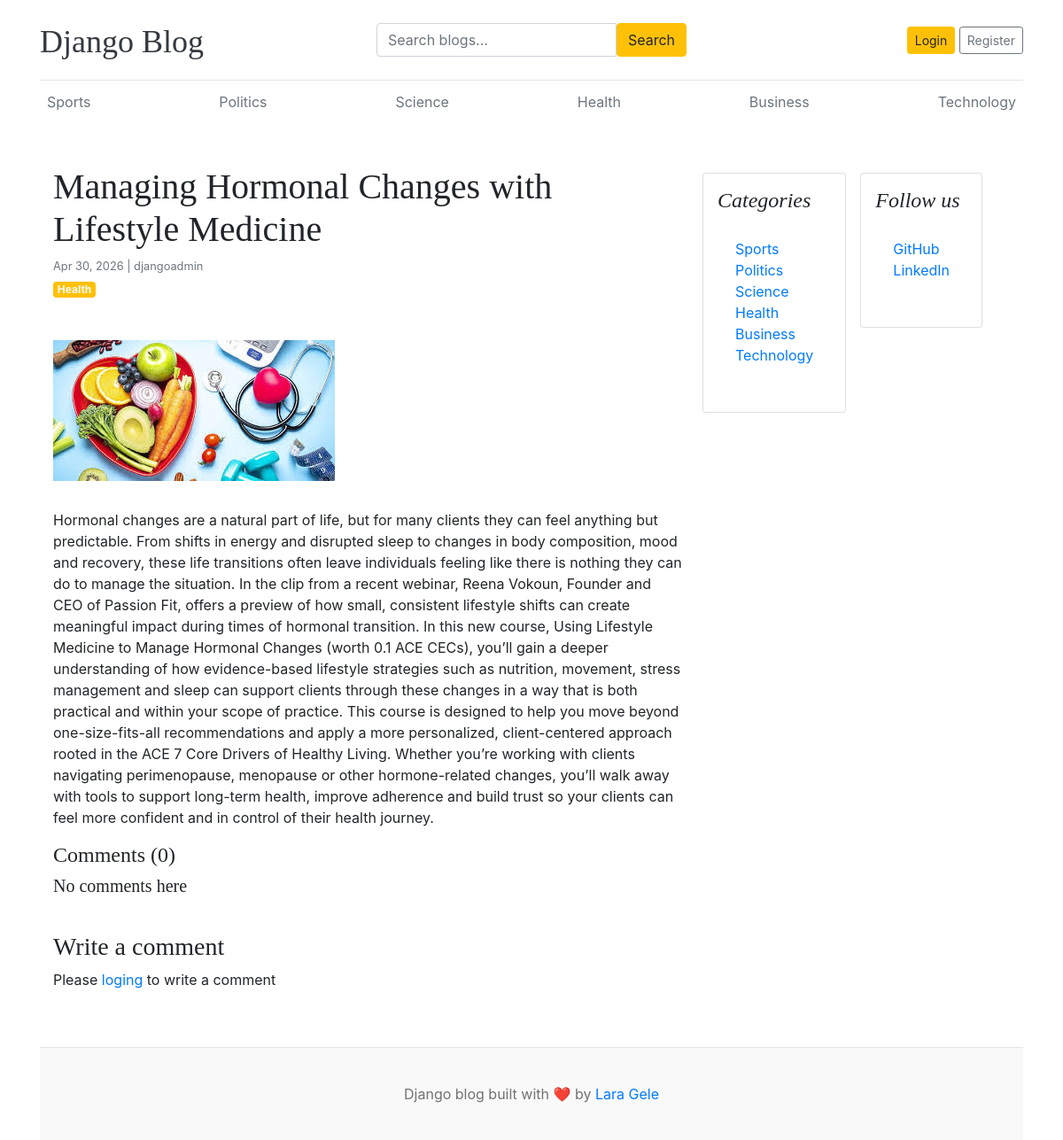
The page /blogs/managing-hormonal-changes-with-lifestyle-medicine/ on the database its author committed.
### blogs/models.py (models this page shows, shortened)
class Category(models.Model):
    category_name =models.CharField(max_length=50, unique=True)
    created_at = models.DateTimeField(auto_now_add=True)
    updated_at = models.DateTimeField(auto_now=True)
    class Meta:
        verbose_name_plural = "categories"
    def __str__(self):
        return self.category_name

class Blog(models.Model):
    title = models.CharField(max_length=100)
    slug = models.SlugField(max_length=150,unique=True,blank=True)
    category = models.ForeignKey(Category, on_delete=models.CASCADE)
    author = models.ForeignKey(User, on_delete=models.CASCADE)
    featured_image = models.ImageField(upload_to='uploads/%Y/%m/%d')
    short_description = models.TextField(max_length=500)
    blog_body = models.TextField(max_length=2000)
    status = models.CharField(max_length=20, choices=STATUS_CHOICES, default="Draft")
    is_featured =models.BooleanField(default=False)
    created_at = models.DateTimeField(auto_now_add=True)
    updated_at = models.DateTimeField(auto_now=True)

### assignments/models.py (models this page shows, shortened)
class SocialLink(models.Model):
    plataform = models.CharField(max_length=25)
    link = models.URLField(max_length=255)
    created_at = models.DateTimeField(auto_now_add=True)
    updated_at = models.DateTimeField(auto_now=True)

### blogs/views.py (the view, shortened to what this page needs)
# urls.py: path('blogs/<slug:slug>/', BlogsViews.blogs, name='blogs'),
def blogs(request, slug):
    single_blog = get_object_or_404(Blog,slug=slug, status="Published")
    comments= Comment.objects.filter(blog= single_blog)
    comment_count=Comment.objects.filter(blog= single_blog).count()
    context= {
        'single_blog': single_blog,
        'comments': comments,
        'comment_count':comment_count
    }
    return render(request, 'blogs.html', context)

### blogs/context_processors.py (called while the page is built)
def get_categories(request):
    categories = Category.objects.all()
    return dict(categories = categories)

def get_social_links(request):
    social_links = SocialLink.objects.all()
    return dict(social_links = social_links)

### templates/blogs.html
{% extends 'base.html' %}
{% block content%}
<div class="container mt-5">
    <div class="row">
        <div class="col-lg-8">
            <article class="blog-post">
                <header class="mb-4">
                    <h1>{{ single_blog.title }}</h1>
                    <div class="d-flex flex-column">
                    <small class="mb-2 fst-italic text-muted">{{ single_blog.created_at|date:"M d, Y" }} | {{ single_blog.author }}</small>
                    <a href="#" style="width: fit-content;" class="badge bg-warning text-decoration-none text-light">{{single_blog.category}}</a>
                    </div>
                </header>
            <img src="{{ single_blog.featured_image.url }}" alt="{{ single_blog.title }}" class="img-fluid my-4">
            <section class="mb-5">
                <p class="mt-2">{{ single_blog.blog_body}}</p>
                <h4>Comments ({{comment_count}})</h4>
                {% if comments %}
                    {% for comment in comments %}
                        <div class="card mb-1">
                            <div class="card-body">
                                <p class="card-text mb-0">{{comment}}</p>
                                <span>
                                    <small>By {{comment.user}}</small>
                                    <small>| {{comment.created_at |date:"M d, Y"}}</small>
                                </span>
                            </div>
                        </div>
                    {% endfor %}
                {% else %}
                    <h5>No comments here</h5>
                {% endif %}
                <br>
                <h3 class="mt-2">Write a comment</h3>
                <div class="form-group">
                    {% if user.is_authenticated %}
                    <form action="" method="POST">
                        {% csrf_token %}
                        <div class="form-group">
                            <textarea name="comment" class="form-control" placeholder="Write your comment"></textarea>
                            <input type="submit" value="Submit" class="btn btn-primary mt-2">
                        </div>
                    </form>
                    {% else %}
                    <p>Please <span><a href="{% url 'login' %}">loging</a></span> to write a comment</p>
                    {% endif %}
                </div>
            </section>
            </article>
        </div>
            <div class="card m-2 p-3 h-25 ">
                <h4 class="font-italic">Categories</h4>
                <div class="card-body">
                    <div class="row">
                        <div class="col">
                            <ul class="list-unstyled">
                                {% for category in categories %}
                                <li><a href="{% url 'posts_by_category' category.id %}">{{ category }}</a></li>
                                {% endfor %}
                            </ul>
                        </div>
                    </div>
                </div>
            </div>
            <div class="card m-2 p-3 h-25">
                {% if social_links %}
                <h4 class="font-italic">Follow us</h4>
                <div class="card-body">
                    <div class="row">
                        <div class="col">
                            <ul class="list-unstyled">
                                    {% for link in social_links %}
                                        <li><a href="{{link.link}}" target="_blank"> {{ link.plataform }} </a></li>
                                    {% endfor %}
                            </ul>
                        </div>
                    </div>
                </div>
                {% endif %}
            </div>
    </div>
</div>
{% endblock %}

### templates/base.html (shortened to what this page needs)
{% load static %}
<!DOCTYPE html>
<html lang="en">
<head>
    <link href="https://getbootstrap.com/docs/4.0/dist/css/bootstrap.min.css" rel="stylesheet">
    <link href="{% static 'css/blog.css' %}" rel="stylesheet">
    <link rel="stylesheet" href="https://cdnjs.cloudflare.com/ajax/libs/font-awesome/7.0.1/css/all.min.css">
</head>
<body>
    <div class="container">
      <header class="blog-header py-3">
        <div class="row flex-nowrap justify-content-between align-items-center">
          <div class="col-4 pt-1">
            <a class="blog-header-logo text-dark" href="/">Django Blog</a>
          </div>
          <div class="col-4 ">
            <form action="{% url 'search' %}" method="GET">
              <div class="input-group">
                <input class="form-control" placeholder="Search blogs..." type="text" name="keyword" value={{ keyword | default:""}}>
                <button class="btn btn-warning" type="submit">Search</button>
              </div>
            </form>
          </div>
          <div class="col-4 d-flex justify-content-end align-items-center">
            {% if not user.is_authenticated %}
            <a class="btn btn-sm btn-warning" href="{% url 'login' %}">Login</a> &nbsp;
            <a class="btn btn-sm btn-outline-secondary" href="{% url 'register' %}">Register</a>
            {% else %}
             <span> <a href="{% url 'dashboard' %}">Dashboard</a></span>
             &emsp;
             <span><a href="{% url 'logout' %}">Logout</a></span>
            {% endif %}
          </div>
        </div>
      </header>
      <div class="nav-scroller py-1 mb-2">
        <nav class="nav d-flex justify-content-between">
          {% for category in categories%}
          <a class="p-2 text-muted" href="{% url 'posts_by_category' category.id %}">{{category.category_name}}</a>
          {% endfor %}
        </nav>
      </div>
{% block content %}
{% endblock %}
<footer class="blog-footer">
  <p>Django blog built with ❤️ by <a href="#">Lara Gele</a></p>
</footer>
</body>
</html>

### blog_main/static/css/blog.css (style rules this page uses)
.blog-header { border-bottom: 1px solid #e5e5e5; }
.blog-header-logo { font-family: "Playfair Display", Georgia, "Times New Roman", serif; font-size: 2.25rem; }
h1, h2, h3, h4, h5, h6 { font-family: "Playfair Display", Georgia, "Times New Roman", serif; }
.blog-post { margin-bottom: 4rem; }
.blog-footer { padding: 2.5rem 0; color: #727272; text-align: center; background-color: #f9f9f9; border-top: .05rem solid #e5e5e5; }
.blog-footer p:last-child { margin-bottom: 0; }

### rows shown on the page
Category: category_name "Sports"
Category: category_name "Politics"
Category: category_name "Science"
Category: category_name "Health"
Category: category_name "Business"
Category: category_name "Technology"
Blog: title "Managing Hormonal Changes with Lifestyle Medicine", created_at "Apr 30, 2026", author "djangoadmin", category "Health", featured_image (picture), blog_body "Hormonal changes are a natural part of life, but for many clients they can feel anything but predictable. From shifts in energy and disrupted sleep to changes in body composition, mood and recovery, these life transitions often leave individuals feeling like there is nothing they can do to manage the situation. In the clip from a recent webinar, Reena Vokoun, Founder and CEO of Passion Fit, offers a preview of how small, consistent lifestyle shifts can create meaningful impact during times of hormonal transition. In this new course, Using Lifestyle Medicine to Manage Hormonal Changes (worth 0.1 ACE CECs), you’ll gain a deeper understanding of how evidence-based lifestyle strategies such as…"
SocialLink: plataform "GitHub"
SocialLink: plataform "LinkedIn"

### other values the page prints
{{ comment_count }} "0"
